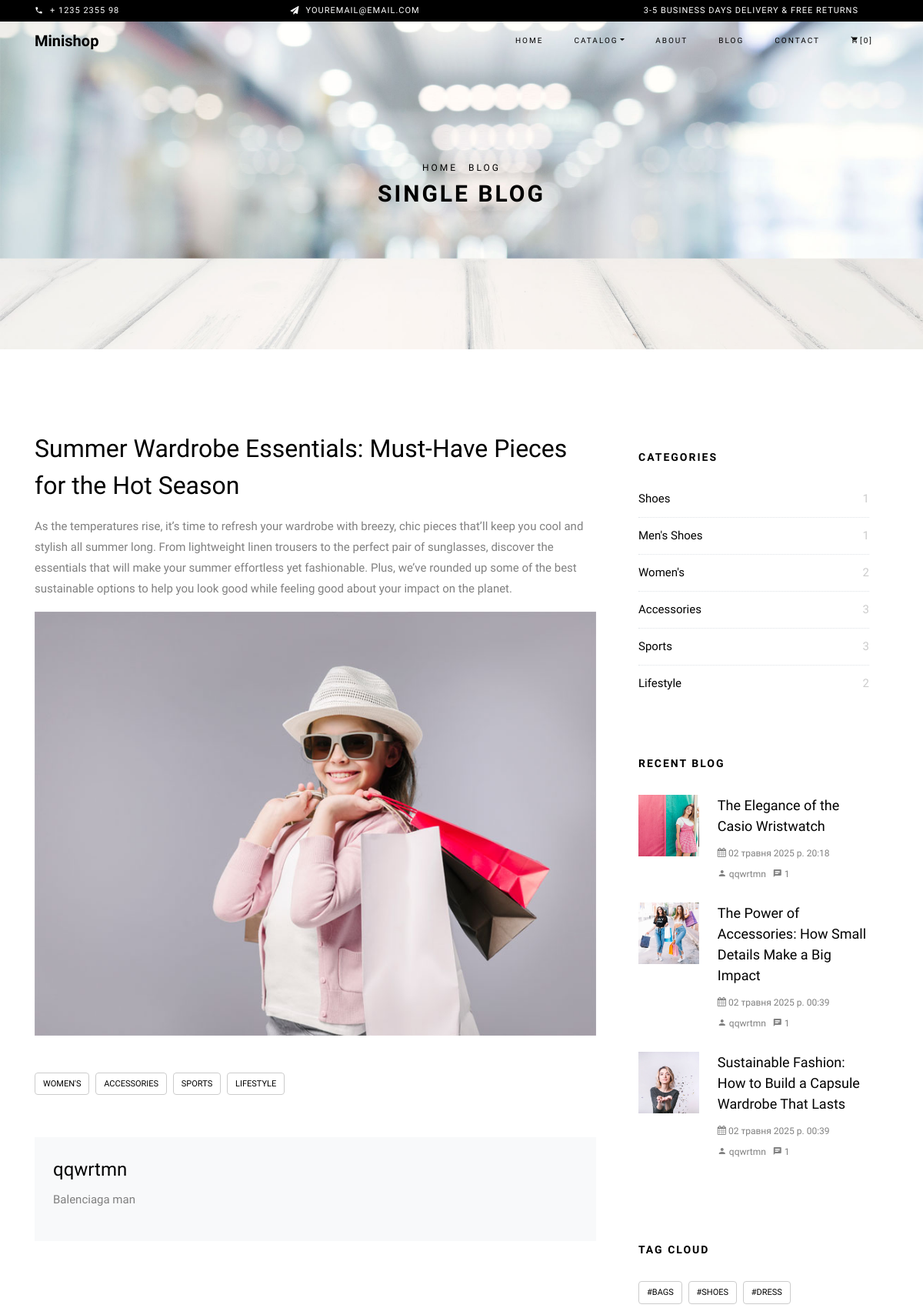
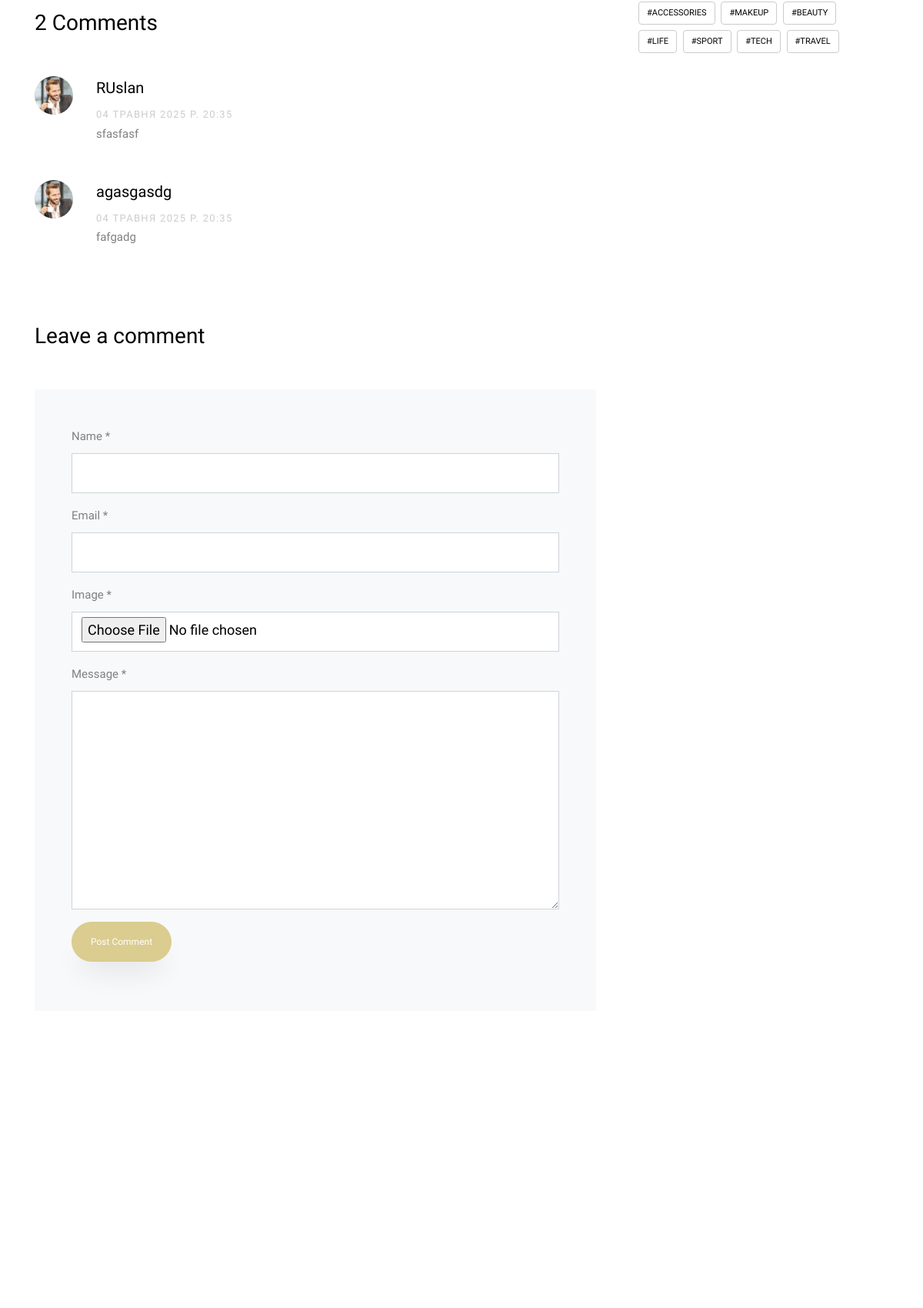
/blog/blog-single/Summer Wardrobe Essentials: Must-Have Pieces for the Hot Season (upper part), run on the app's committed database (2 pictures, top to bottom).
### blog/models.py (models this page shows, shortened)
class Blogs(models.Model):
    name_text = models.CharField(verbose_name='назва блогу', max_length=70)
    desc = models.TextField(verbose_name='опис не повний')
    desc_all = models.TextField(verbose_name='опис повний',blank=True)
    comment = models.ManyToManyField(Comment,blank=True)
    user = models.ForeignKey(User,on_delete=models.CASCADE)
    date = models.DateTimeField(auto_now_add=True)
    tag = models.ManyToManyField(Tag)
    img = models.ImageField(verbose_name='картинка', blank=True, null=True)
    category = models.ManyToManyField(Category)
    def comment_count(self):
        return self.comment.count()

class Category(models.Model):
    name = models.CharField(verbose_name="ім`я",max_length=15)
    def category_count(self):
        return self.blogs_set.count()

class User(models.Model):
    name = models.CharField(verbose_name="ім`я",max_length=15)
    desc = models.TextField(verbose_name='опис',max_length=400)
    def __str__(self):
        return self.name

class Comment(models.Model):
    post = models.ForeignKey('Blogs', on_delete=models.CASCADE, related_name='comments',blank=True, null=True)
    name = models.CharField(verbose_name="ім'я користовувача",max_length=30)
    email = models.EmailField(verbose_name='почта')
    image = models.ImageField(blank=True, null=True,verbose_name='фото')
    desc = models.TextField(blank=True, null=True,verbose_name='опис')
    date = models.DateTimeField(auto_now_add=True)

class Tag(models.Model):
    name = models.CharField(max_length=30, verbose_name='Назва')
    slug = models.SlugField(unique=True, blank=True)
    class Meta:
        verbose_name = 'Тег'
        verbose_name_plural = 'Теги'

### blog/views.py (the view, shortened to what this page needs)
# urls.py: path('blog-single/<str:name>',views.blog_single,name='blog-single'),
def blog_single(request,name):
    post = get_object_or_404(Blogs, name_text=name)
    blog = Blogs.objects.all()
    category = Category.objects.all()
    tag = Tag.objects.all()
    latest_blogs = Blogs.objects.order_by('-date')[:3]
    category_filter = request.GET.get('category', None)
    tag_filter = request.GET.get('tag', None)
    if category_filter:
        blog = blog.filter(category__id=category_filter)
    if tag_filter:
        blog = blog.filter(tag__id=tag_filter)
    comments = post.comment.all().order_by('-date')
    gallery = Gallery.objects.all()
    context = {
        'gallery': gallery,
        'post':post,
        'blogs':blog,
        'category': category,
        'tag': tag,
        'latest_blogs': latest_blogs,
        'comments':comments
    }
    return render(request, 'html_files/blog-single.html', context)

### templates/html_files/blog-single.html (shortened to what this page needs)
{% extends 'html_files/base.html' %}
{% load static %}
{% block content %}
<div class="hero-wrap hero-bread" style="background-image: url({% static 'blog/images/bg_6.jpg' %});">
  <div class="container">
    <div class="row no-gutters slider-text align-items-center justify-content-center">
      <div class="col-md-9 ftco-animate text-center">
        <p class="breadcrumbs">
          <span class="mr-2"><a href="{% url 'main_page:index' %}">Home</a></span>
          <span>Blog</span>
        </p>
        <h1 class="mb-0 bread">Single Blog</h1>
      </div>
    </div>
  </div>
</div>
<section class="ftco-section ftco-degree-bg">
  <div class="container">
    <div class="row">
      <div class="col-lg-8 ftco-animate">
        <h2 class="mb-3">{{ post.name_text }}</h2>
        <p>{{ post.desc }}</p>
        {% if post.img %}
        <p><img src="{{ post.img.url }}" alt="" class="img-fluid"></p>
        {% endif %}
        <div class="tag-widget post-tag-container mb-5 mt-5">
          <div class="tagcloud">
            {% for c in post.category.all %}
              <a href="{% url 'blog_page:blog' %}?category={{ c.id }}" class="tag-cloud-link">{{ c.name }}</a>
            {% endfor %}
          </div>
        </div>
        <div class="about-author d-flex p-4 bg-light">
          <div class="desc align-self-md-center">
            <h3>{{ post.user }}</h3>
            <p>{{ post.user.desc }}</p>
          </div>
        </div>
        <div class="pt-5 mt-5">
          <h3 class="mb-5">{{ post.comment_count }} Comments</h3>
          <ul class="comment-list">
            {% for c in post.comment.all %}
            <li class="comment">
              <div class="vcard bio">
                <img src="{{ c.image.url }}" alt="Image placeholder">
              </div>
              <div class="comment-body">
                <h3>{{ c.name }}</h3>
                <div class="meta">{{ c.date }}</div>
                <p>{{ c.desc }}</p>
              </div>
            </li>
            {% endfor %}
          </ul>
        </div>
        <div class="comment-form-wrap pt-5">
          <h3 class="mb-5">Leave a comment</h3>
          <form method="POST" enctype="multipart/form-data" class="p-5 bg-light">
            <div class="form-group">
              <label for="name">Name *</label>
              <input type="text" class="form-control" id="name" name="name">
            </div>
            <div class="form-group">
              <label for="email">Email *</label>
              <input type="email" class="form-control" id="email" name="email">
            </div>
           <div class="form-group">
            <label for="image">Image *</label>
            <input type="file" class="form-control" id="image" name="image" required>
          </div>
            <div class="form-group">
              <label for="message">Message *</label>
              <textarea id="message" cols="30" rows="10" class="form-control" name="message"></textarea>
            </div>
            <div class="form-group">
              <input type="submit" value="Post Comment" class="btn py-3 px-4 btn-primary">
            </div>
          </form>
        </div>
      </div>
      <div class="col-lg-4 sidebar ftco-animate">
        <div class="sidebar-box">
          <h3 class="heading">Categories</h3>
          <ul class="categories">
            {% for c in category.all %}
              <li><a href="{% url 'blog_page:blog' %}?category={{ c.id }}">{{ c.name }}<span>{{ c.category_count }}</span></a></li>
            {% endfor %}
          </ul>
        </div>
        <div class="sidebar-box">
          <h3 class="heading">Recent Blog</h3>
          {% for b in latest_blogs %}
          <div class="block-21 mb-4 d-flex">
            <a class="blog-img mr-4" style="background-image: url('{{ b.img.url }}');"></a>
            <div class="text">
              <h3 class="heading-1"><a href="{% url 'blog_page:blog-single' name=b.name_text %}">{{ b.name_text }}</a></h3>
              <div class="meta">
                <div><a href="{% url 'blog_page:blog-single' name=b.name_text %}"><span class="icon-calendar"></span> {{ b.date }}</a></div>
                <div><a href="{% url 'blog_page:blog-single' name=b.name_text %}"><span class="icon-person"></span> {{ b.user }}</a></div>
                <div><a href="{% url 'blog_page:blog-single' name=b.name_text %}"><span class="icon-chat"></span> {{ b.comment_count }}</a></div>
              </div>
            </div>
          </div>
          {% endfor %}
        </div>
        <div class="sidebar-box">
          <h3 class="heading">Tag Cloud</h3>
          <div class="tagcloud">
            {% for t in tag.all %}
              <a href="{% url 'blog_page:blog' %}?category={{ t.id }}" class="tag-cloud-link">{{ t.name }}</a>
            {% endfor %}
          </div>
        </div>
      </div>
    </div>
  </div>
</section>
{% endblock %}

### static/blog/css/icomoon.css (style rules this page uses)
[class^="icon-"], [class*=" icon-"] { font-family: 'icomoon' !important; speak: none; font-style: normal; font-weight: normal; font-variant: normal; text-transform: none; line-height: 1; -webkit-font-smoothing: antialiased; -moz-osx-font-smoothing: grayscale; }
.icon-calendar:before { content: "\f073"; }
.icon-chat:before { content: "\e0b7"; }
.icon-person:before { content: "\e7fd"; }

### data on the page
Blogs: name_text "Summer Wardrobe Essentials: Must-Have Pieces for the Hot Season", desc "As the temperatures rise, it’s time to refresh your wardrobe with breezy, chic pieces that’ll keep you cool and stylish all summer long. From lightweight linen trousers to the perfect pair of sunglasses, discover the essentials that will make your summer effortless yet fashionable. Plus, we’ve rounded up some of the best sustainable options to help you look good while feeling good about your impact on the planet.", img (picture), user "qqwrtmn", user.desc "Balenciaga man", comment_count "2"
Category: name "WOMEN'S", name "Women's", category_count "2"
Category: name "ACCESSORIES", name "Accessories", category_count "3"
Category: name "SPORTS", name "Sports", category_count "3"
Category: name "LIFESTYLE", name "Lifestyle", category_count "2"
Comment: image (picture), name "RUslan", date "04 ТРАВНЯ 2025 Р. 20:35", desc "sfasfasf"
Comment: image (picture), name "agasgasdg", date "04 ТРАВНЯ 2025 Р. 20:35", desc "fafgadg"
Category: name "Shoes", category_count "1"
Category: name "Men's Shoes", category_count "1"
Blogs: img (picture), name_text "The Elegance of the Casio Wristwatch", date "02 травня 2025 р. 20:18", user "qqwrtmn", comment_count "1"
Blogs: img (picture), name_text "The Power of Accessories: How Small Details Make a Big Impact", date "02 травня 2025 р. 00:39", user "qqwrtmn", comment_count "1"
Blogs: img (picture), name_text "Sustainable Fashion: How to Build a Capsule Wardrobe That Lasts", date "02 травня 2025 р. 00:39", user "qqwrtmn", comment_count "1"
Tag: name "#BAGS"
Tag: name "#SHOES"
Tag: name "#DRESS"
Tag: name "#ACCESSORIES"
Tag: name "#MAKEUP"
Tag: name "#BEAUTY"
Tag: name "#LIFE"
Tag: name "#SPORT"
Tag: name "#TECH"
Tag: name "#TRAVEL"
